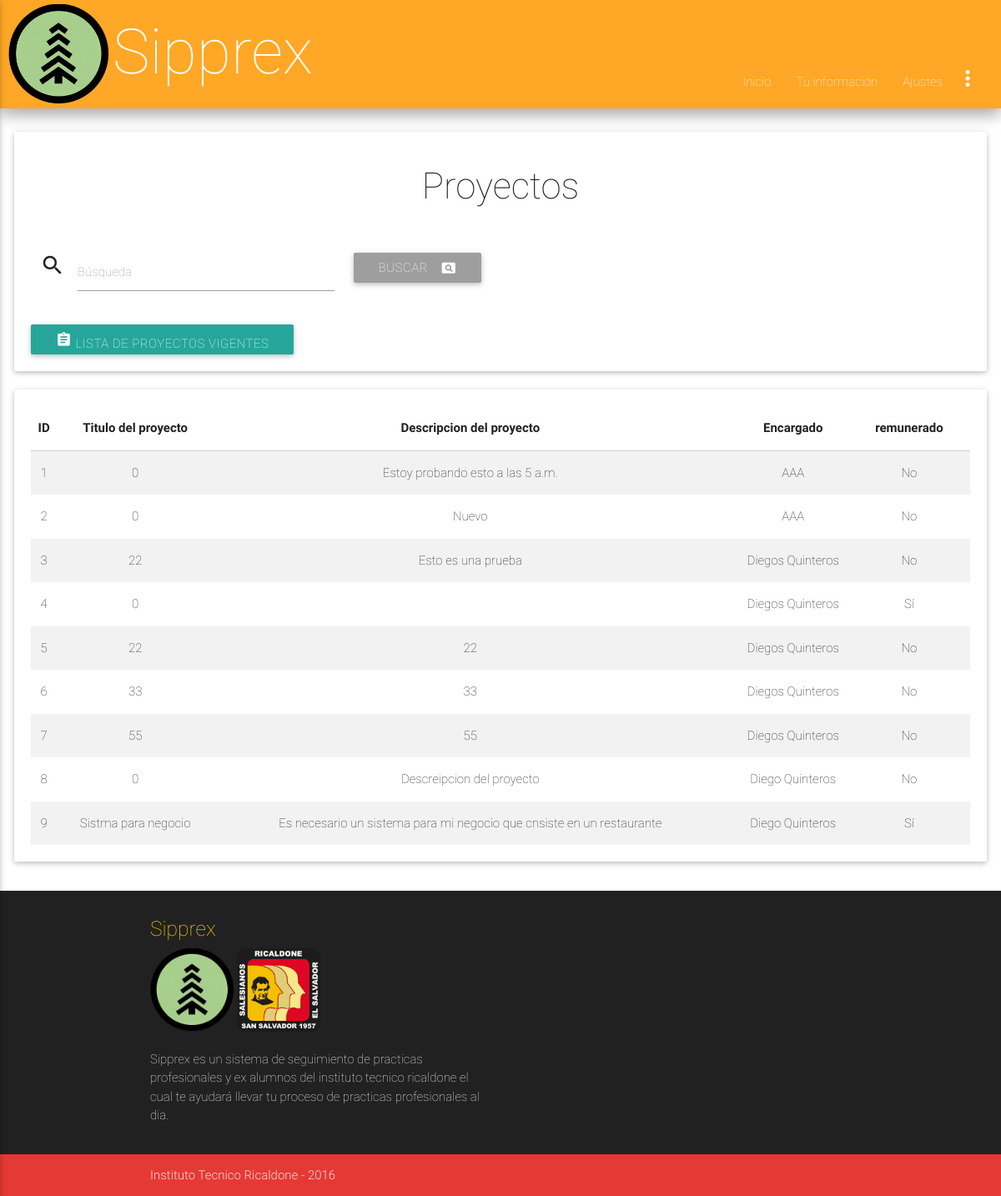
Page /publico/proyectos.php (signed in) on the committed database.
### tables this page shows
CREATE TABLE `proyecto` (
  `id_proyecto` int(11) NOT NULL,
  `id_exalum_encargado` int(11) DEFAULT NULL,
  `id_empre_encargado` int(11) DEFAULT NULL,
  `titulo` varchar(75) NOT NULL,
  `descripcion` varchar(666) NOT NULL,
  `fecha_propuesto` timestamp NOT NULL DEFAULT CURRENT_TIMESTAMP,
  `vigente` tinyint(1) NOT NULL DEFAULT '1',
  `remunerado` tinyint(1) NOT NULL
);

CREATE TABLE `empresas` (
  `id_empresa` int(11) NOT NULL,
  `nombre_empresa` varchar(83) NOT NULL,
  `rubro` varchar(73) NOT NULL,
  `direccion` varchar(158) NOT NULL,
  `telefono` int(9) NOT NULL,
  `contacto` varchar(50) NOT NULL,
  `correo` varchar(49) NOT NULL,
  `codigo_empresa` varchar(30) DEFAULT NULL,
  `contraseña_empre` varchar(100) DEFAULT NULL
);

CREATE TABLE `ex_alumnos` (
  `id_exalumnos` int(8) NOT NULL,
  `contraseña` varchar(100) NOT NULL,
  `nombre1` varchar(35) NOT NULL,
  `apellido1` varchar(35) NOT NULL,
  `telefono` int(8) DEFAULT NULL,
  `ocupacion` int(11) DEFAULT NULL,
  `correo_electronico` varchar(50) DEFAULT NULL,
  `observacion` varchar(200) DEFAULT NULL,
  `pregunta` varchar(50) DEFAULT NULL,
  `respuesta` varchar(25) DEFAULT NULL
);

### bibliotecas/conexion.php (called while the page is built, shortened)
<?php
class Database
{
    private static $connection;
    private static function connect()
    {
        $server = 'localhost';
        $database = 'ssppea';
        $username = 'admin_sipprex';
        $password = 'sipprexricaldone';
        $options = array(PDO::MYSQL_ATTR_INIT_COMMAND => "set names utf8");
        self::$connection = null;
        try
        {
            self::$connection = new PDO("mysql:host=".$server."; dbname=".$database, $username, $password, $options);
            self::$connection->setAttribute(PDO::ATTR_ERRMODE, PDO::ERRMODE_EXCEPTION);
        }
        catch(PDOException $exception)
        {
            die($exception->getMessage());
        }
    }
    private static function desconnect()
    {
        self::$connection = null;
    }
    public static function getRow($query, $values)
    {
        $statement = self::$connection->prepare($query);
        $statement->execute($values);
        return $statement->fetch(PDO::FETCH_BOTH);
    }
    public static function getRows($query, $values)
    {
        $statement = self::$connection->prepare($query);
        $statement->execute($values);
        return $statement->fetchAll(PDO::FETCH_BOTH);
    }
}
?>

### publico/proyectos.php (the view, shortened to what this page needs)
<?php
 require("../bibliotecas/conexion.php");
 ?>
<!DOCTYPE html>
<html lang="es">
	<head>
		<?php include '../inc/styles.php'; ?>
	</head>
	<body>
		<?php include("../inc/nav.php"); ?>
		<div class="card-panel paneles">
			<div class="titulo">
				<h3>Proyectos</h3>
			</div>
			<br>
			<form method='post' autocomplete="off" class='row'>
				<div class='input-field col s6 m4'>
					<i class='material-icons prefix'>search</i>
					<input id='buscar' type='text' name='buscar' class='validate'/>
					<label for='buscar' class='active'>Búsqueda</label>
				</div>
				<div class='input-field col s6 m4'>
					<button type='submit' class='btn grey left'><i class='material-icons right'>pageview</i>Buscar</button>
				</div>
			</form>
			<a class="btn" href="reporte_proyectos.php"><i class="material-icons prefix">assignment</i> Lista de Proyectos Vigentes</a>
		</div>
		<?php
		if(!empty($_POST))
		{
			$search = strip_tags(trim($_POST['buscar']));
			$sql = "SELECT id_proyecto, titulo, descripcion, remunerado, fecha_propuesto, id_empre_encargado, id_exalum_encargado FROM proyecto WHERE titulo LIKE ? ORDER BY id_proyecto";
			$params = array("%$search%");
		}
		else
		{
			$sql = "SELECT id_proyecto, titulo, descripcion, remunerado, fecha_propuesto, id_empre_encargado, id_exalum_encargado FROM proyecto ORDER BY id_proyecto";
			$params = array(null);
		}
		$data = Database::getRows($sql, $params);
		if($data != null)
		{
			$tabla = 	"<div class='card-panel paneles'>
							<table class='centered striped responsive-table'>
								<thead>
									<tr>
										<th>ID</th>
										<th>Titulo del proyecto</th>
										<th>Descripcion del proyecto</th>
										<th>Encargado</th>
										<th>remunerado</th>
									</tr>
								</thead>
								<tbody>";
				foreach($data as $row)
				{
					$tabla .= 	"<tr>
									<td>".htmlspecialchars($row['id_proyecto'])."</td>
									<td>".htmlspecialchars($row['titulo'])."</td>";
									$tabla .=		"<td>".htmlspecialchars($row['descripcion'])."</td>";
									if($row['id_empre_encargado'] != null){
										$sqlEn = "SELECT * FROM empresas WHERE id_empresa = ?";
										$params = array($row['id_empre_encargado']);
										$dats = Database::getRow($sqlEn,$params);
									$tabla .= "<td>".htmlspecialchars($dats['nombre_empresa'])."</td>";
									}
									else{
										$sqlEn = "SELECT * FROM ex_alumnos WHERE id_exalumnos = ?";
										$params = array($row['id_exalum_encargado']);
										$dats = Database::getRow($sqlEn,$params);
										$tabla .=	"<td>".htmlspecialchars($dats['nombre1'])." ".htmlspecialchars($dats['apellido1'])."</td>";
									}
									if($row['remunerado'] == 1){
										$tabla .= "<td>Sí</td>";
									}
									else{
										$tabla .= "<td>No</td>";
									}
					$tabla .=	"	<td>
									</td>
								</tr>";
				}
				$tabla .= "</tbody>
						</table>
					</div>";
			print($tabla);
		}
		else
		{
			print("<br><div class='card-panel paneles'><i class='material-icons left'>warning</i>No hay registros.</div>");
		}
	?>
	</body>
	<?php require("../inc/footer.php"); ?>
</html>

### css/dropdown-width.css (style rules this page uses)
body { display: flex; min-height: 100vh; flex-direction: column; }
nav, a, img, ul, li { transition: all 0.5s; -moz-transition: all 0.5s; -webkit-transition: all 0.5s; -o-transition: all 0.5s; }

### css/css.css (style rules this page uses)
.paneles { margin-left: 1.4%; margin-right: 1.4%; }
.titulo { text-align: center; }

### rows in the picture
proyecto: id_proyecto "1", titulo "0", descripcion "Estoy probando esto a las 5 a.m.", id_empre_encargado.nombre_empresa "AAA", remunerado "No"
proyecto: id_proyecto "2", titulo "0", descripcion "Nuevo", id_empre_encargado.nombre_empresa "AAA", remunerado "No"
proyecto: id_proyecto "3", titulo "22", descripcion "Esto es una prueba", id_exalum_encargado.nombre1 "Diegos", id_exalum_encargado.apellido1 "Quinteros", remunerado "No"
proyecto: id_proyecto "4", titulo "0", id_exalum_encargado.nombre1 "Diegos", id_exalum_encargado.apellido1 "Quinteros", remunerado "Sí"
proyecto: id_proyecto "5", titulo "22", descripcion "22", id_exalum_encargado.nombre1 "Diegos", id_exalum_encargado.apellido1 "Quinteros", remunerado "No"
proyecto: id_proyecto "6", titulo "33", descripcion "33", id_exalum_encargado.nombre1 "Diegos", id_exalum_encargado.apellido1 "Quinteros", remunerado "No"
proyecto: id_proyecto "7", titulo "55", descripcion "55", id_exalum_encargado.nombre1 "Diegos", id_exalum_encargado.apellido1 "Quinteros", remunerado "No"
proyecto: id_proyecto "8", titulo "0", descripcion "Descreipcion del proyecto", id_exalum_encargado.nombre1 "Diego", id_exalum_encargado.apellido1 "Quinteros", remunerado "No"
proyecto: id_proyecto "9", titulo "Sistma para negocio", descripcion "Es necesario un sistema para mi negocio que cnsiste en un restaurante", id_exalum_encargado.nombre1 "Diego", id_exalum_encargado.apellido1 "Quinteros", remunerado "Sí"
